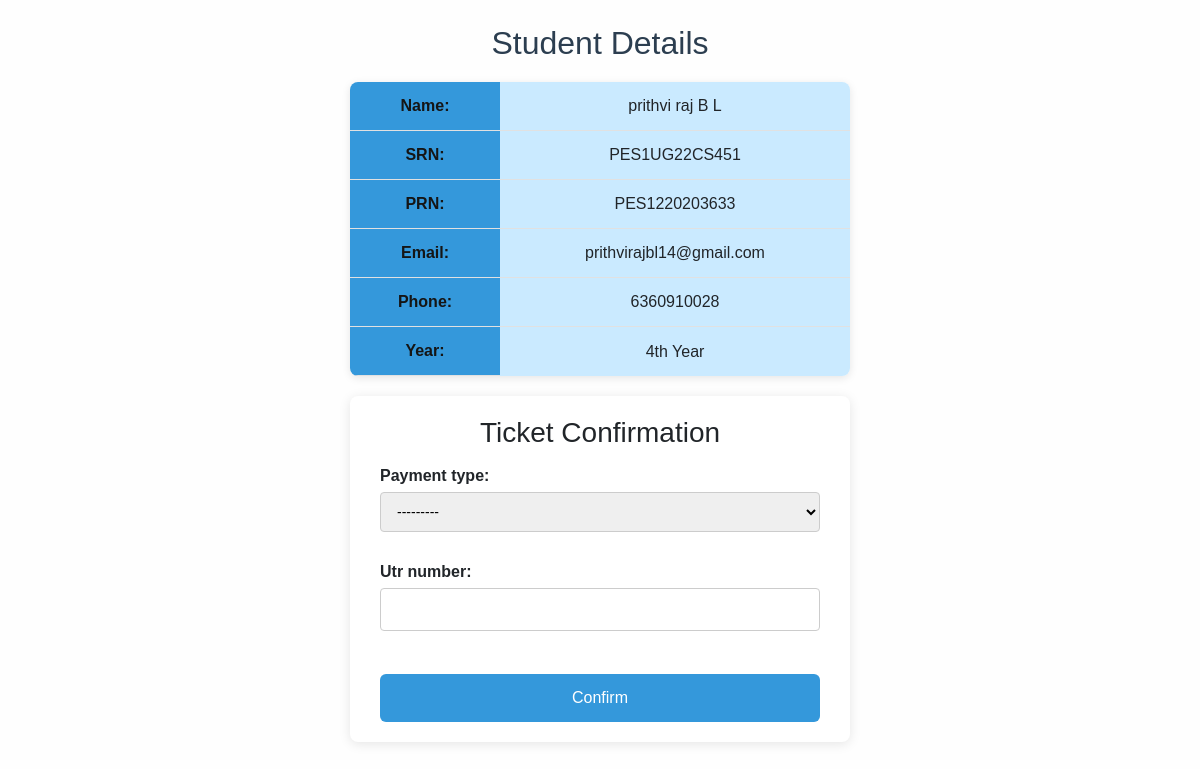
The page /organiser/registration/1/ (signed in) on the database its author committed.
### ticketing/models.py (models this page shows, shortened)
class Registration(models.Model):
    YEAR_CHOICES = [
        ('1st Year', '1st Year'),
        ('2nd Year', '2nd Year'),
        ('3rd Year', '3rd Year'),
        ('4th Year', '4th Year'),
        ('Graduated', 'Graduated'),
    ]
    name = models.CharField(max_length=100)
    srn = models.CharField(max_length=50)
    prn = models.CharField(max_length=50, blank=True, null=True)
    year = models.CharField(max_length=20, choices=YEAR_CHOICES)
    email = models.EmailField()
    phone = models.CharField(max_length=10)
    created_at = models.DateTimeField(auto_now_add=True)

### ticketing/views.py (the view)
# urls.py: path('organiser/registration/<int:registration_id>/', views.registration_detail, name='registration_detail'),
@never_cache
@login_required
@user_passes_test(is_organiser, login_url='no_permission')
def registration_detail(request, registration_id):
    registration = get_object_or_404(Registration, id=registration_id)
    if request.method == 'POST':
        form = TicketConfirmationForm(request.POST)
        if form.is_valid():
            confirmation_exists = TicketConfirmation.objects.filter(student=registration).exists()
            if confirmation_exists:
                messages.error(request, "This ticket has already been confirmed.")
                return redirect('organiser_dashboard')
            try:
                confirmation = form.save(commit=False)
                confirmation.student = registration
                confirmation.confirmed_by = request.user
                confirmation.save()
                messages.success(request, "Ticket confirmed successfully.")
                return redirect('organiser_dashboard')
            except IntegrityError:
                messages.error(request, "Duplicate confirmation detected.")
                return redirect('organiser_dashboard')
    else:
        form = TicketConfirmationForm()
    return render(request, 'ticketing/registration_detail.html', {
        'registration': registration,
        'form': form,
    })

### ticketing/forms.py (shortened to what this page needs)
class TicketConfirmationForm(forms.ModelForm):
    class Meta:
        model = TicketConfirmation
        fields = ['payment_type', 'utr_number']

### ticketing/views.py (called while the page is built)
def is_organiser(user):
    return user.is_authenticated and user.groups.filter(name='Organiser').exists()

### ticketing/templates/ticketing/registration_detail.html (shortened to what this page needs)
{% extends 'ticketing/base.html' %}
{% block content %}
<h2 style="text-align: center;">Student Details</h2>
<table class="details-table">
  <tbody>
    <tr>
      <th>Name:</th>
      <td>{{ registration.name }}</td>
    </tr>
    <tr>
      <th>SRN:</th>
      <td>{{ registration.srn }}</td>
    </tr>
    <tr>
      <th>PRN:</th>
      <td>{{ registration.prn }}</td>
    </tr>
    <tr>
      <th>Email:</th>
      <td>{{ registration.email }}</td>
    </tr>
    <tr>
      <th>Phone:</th>
      <td>{{ registration.phone }}</td>
    </tr>
    <tr>
      <th>Year:</th>
      <td>{{ registration.year }}</td>
    </tr>
  </tbody>
</table>
<div class="confirmation-form-container">
  <h3 style="text-align: center;">Ticket Confirmation</h3>
  <form method="post" class="confirmation-form">
    {{ form.as_p }}
    <button type="submit">Confirm</button>
  </form>
</div>
{% endblock %}

### ticketing/static/css/styles.css (style rules this page uses)
body { margin: 0; background-color: #fefefe; font-family: Arial, sans-serif; min-height: 100vh; }
form { background: none; padding: 0; border-radius: 0; box-shadow: none; width: 100%; margin: 0; }
h2 { text-align: center; color: #2c3e50; margin-bottom: 20px; }
form label { margin-top: 14px; margin-bottom: 4px; font-weight: bold; display: block; }
input[type="text"], input[type="password"], input[type="email"], textarea, select { width: 100%; padding: 10px 12px; margin-bottom: 12px; border: 1px solid #ccc; border-radius: 4px; box-sizing: border-box; font-size: 14px; transition: border-color 0.3s ease; }
button, input[type="submit"], button.btn-primary { width: 100%; background-color: #3498db; color: white; padding: 12px 0; border: none; border-radius: 4px; font-size: 16px; cursor: pointer; transition: background-color 0.3s ease; margin-top: 10px; }
.details-table { margin: 0 auto 20px auto; border-collapse: collapse; width: 60%; max-width: 500px; box-shadow: 0 2px 8px rgba(0,0,0,0.1); background: white; border-radius: 8px; overflow: hidden; border: #333739; font-family: Arial, sans-serif; }
.details-table th, .details-table td { padding: 12px 20px; border-bottom: 1px solid #e1e1e1; text-align: center; background-color: #caeaff; }
.details-table th { background-color: #3498db; width: 30%; font-weight: 600; color: #151515; }
.details-table tr:last-child td { border-bottom: none; }
.confirmation-form-container { width: 60%; max-width: 500px; margin: 20px auto 0 auto; background: white; padding: 20px 30px; border-radius: 8px; box-shadow: 0 2px 12px rgba(0,0,0,0.1); }
.confirmation-form { font-family: Arial, sans-serif; }
.confirmation-form button { margin-top: 15px; width: 100%; padding: 12px 0; background-color: #3498db; font-size: 16px; color: white; border: none; border-radius: 6px; cursor: pointer; transition: background-color 0.3s ease; }
.cash-collected-link a:hover, { background-color: #0d6efd; color: white; text-decoration: none; }

### rows shown on the page
Registration: name "prithvi raj B L", srn "PES1UG22CS451", prn "PES1220203633", email "prithvirajbl14@gmail.com", phone "6360910028", year "4th Year"
